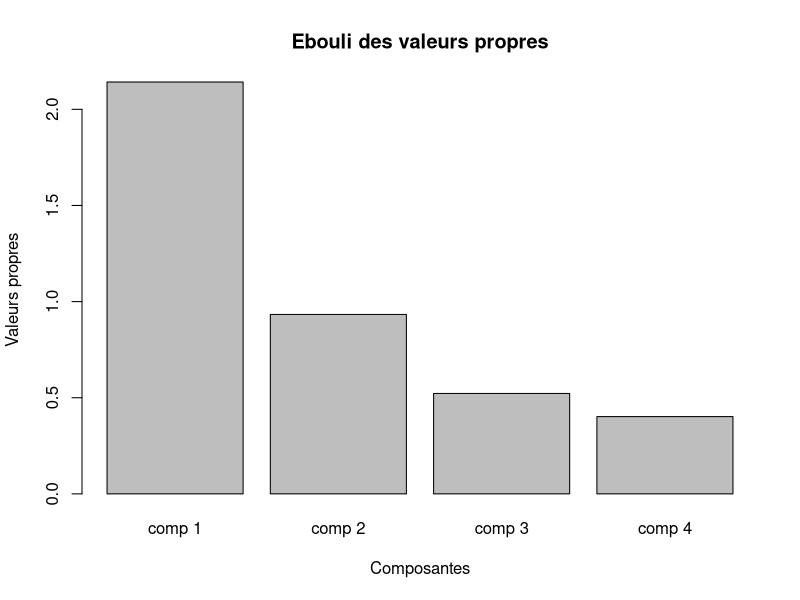
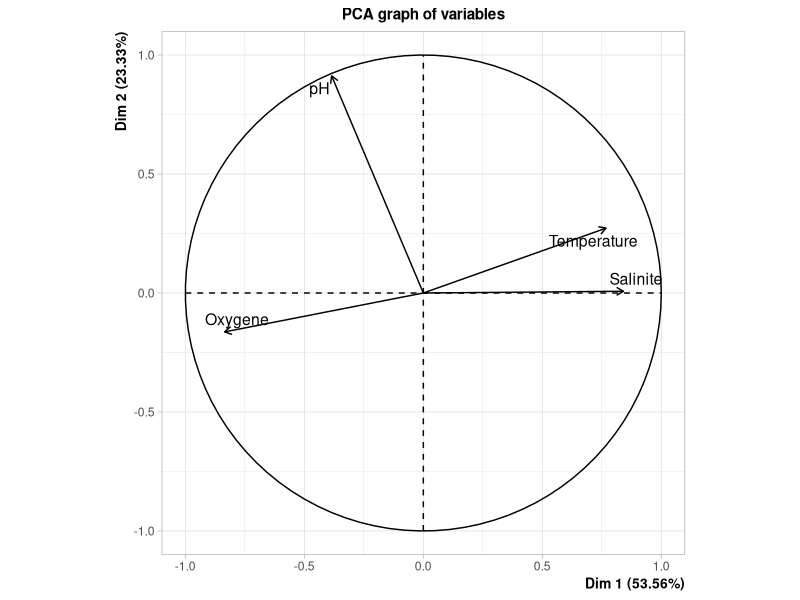
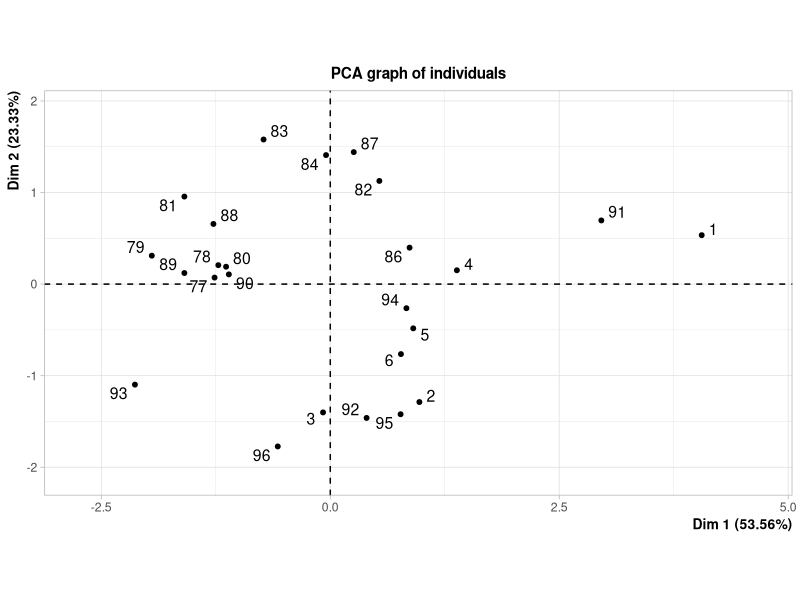
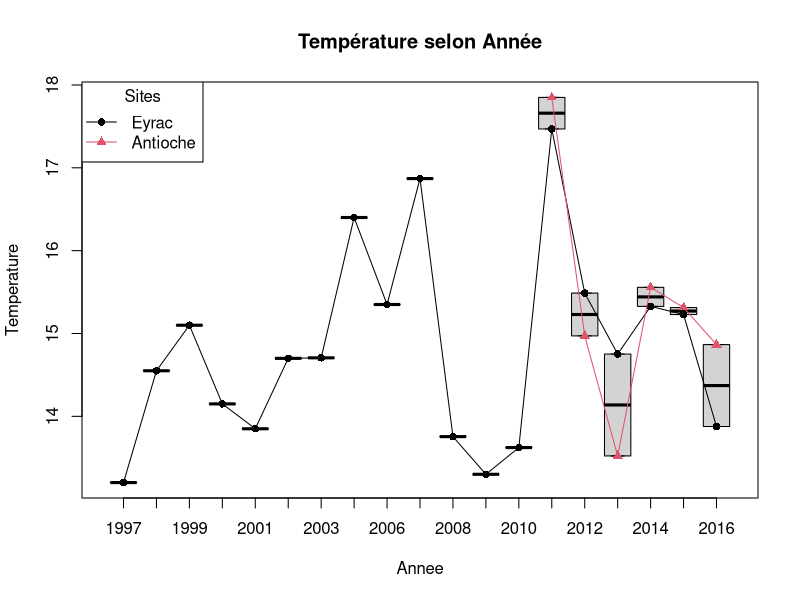
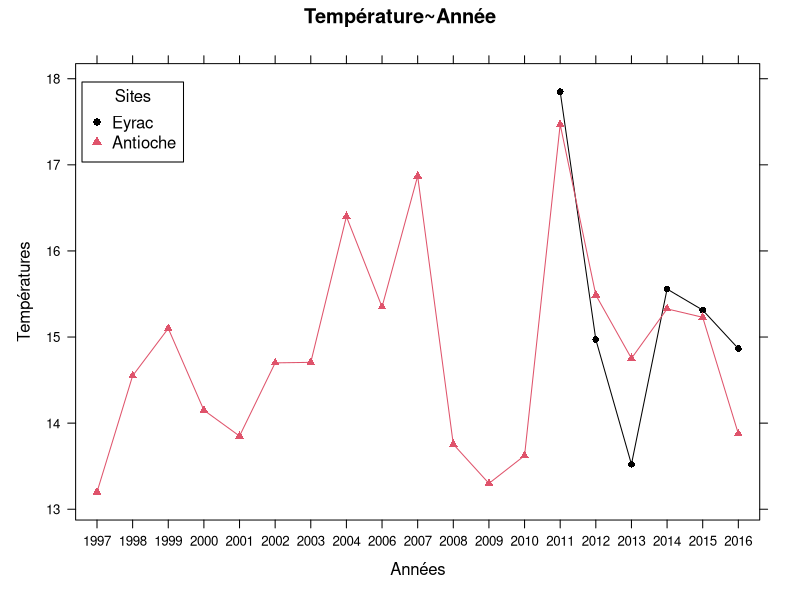

Write R code to recreate these figures, in order.
#######################
# Authors:
# Tristan FRANCES
# Antoine KOURMANALIEVA
# Mercia NGOMA KOMB
#######################

setwd("~/Bureau/m2/s3/stat/project/script/")
######################################
# Imporation des données : paramètres mesurés selon mois et selon année
######################################

mois<-read.csv("bdd_mois_somlit.csv", header = T,  dec = ".")
annee<-read.csv("bdd_annee_somlit.csv", header = T,  dec = ".")

#############
# Traitement des données pour l'Analyse multivariée ACP
#############
str(annee)
summary(annee)

# exemple d'ACP pour Antioche et Eyrac pour paramètre pH, température, Sallinité et Oxygene 

# choix des paramètres(select) et de l'année/site
data0<-subset(annee, NOM_SITE=="Antioche" | NOM_SITE=="Eyrac", select = c("pH","Temperature", "Salinite", "Oxygene"))
data0<-na.omit(data0)

data<-subset(annee, NOM_SITE=="Antioche" | NOM_SITE=="Eyrac", select = c("Annee","NOM_SITE","pH","Temperature", "Salinite", "Oxygene")) # utile pour la représentation graphique
data<-na.omit(data)

# nb_na<-sum(is.na(annee)) # Calculer nombre de NA présent dans le sous ensemble
# c("Il y a", nb_na,"NA")

#############
# Transformation des paramètres année et mois en facteur (pour une représentation utilisant s.class)
#############

data$Annee<-as.factor(data$Annee)
# mois$Annee<-as.factor(mois$Annee); mois$Mois<-as.factor(mois$Mois)

#############
# Réalisation de l'ACP
#############

library(FactoMineR)
?PCA
ACP<-PCA(scale(data0), scale.unit = TRUE, graph= FALSE)
round(ACP$eig,2)
barplot(ACP$eig[,1], main="Ebouli des valeurs propres", xlab = "Composantes", ylab="Valeurs propres")
100/ncol(data) #contrib min
round(ACP$var$contrib[,1:2],2 )
round (ACP$var$cos2[,1] + ACP$var$cos2[,2],2) # Somme des cos2 des variables pour deux axes gardés
coordP<-round(ACP$var$coord[,1:2],2);coordP #Coordonnées sur le cercle de corrélation
coordS<-round(ACP$ind$coord[,1:2],2);coordS #Coordonnées des stations

par(mfrow=c(1,2))
plot(ACP,choix="var",axes= c(1,2))
plot(ACP,choix="ind",axes= c(1,2))

#library(ade4)
#s.class(ACP$ind$coord[,c(1,2)] , fac=data$NOM_SITE, col=c(1:20) )
#s.class(ACP$ind$coord[,c(1,2)] , fac=data$Annee, col=c(1:20) )


###############
# Représentations graphiques avec plot ou xyplot
###############

par(mfrow=c(1,1))
plot(Temperature~Annee, data=data, type = "n", main = "Température selon Année")
with(subset(data, NOM_SITE=="Eyrac"), c(lines(Annee, Temperature, col = 1), points(Annee, Temperature, col = 1, pch = 16)))
with(subset(data, NOM_SITE=="Antioche"), c(lines(Annee, Temperature, col = 2), points(Annee, Temperature, col = 2, pch = 17)))
legend("topleft", legend=c("Eyrac", "Antioche"), col=c(1:2), pch = c(16,17), lty = 1, title = "Sites")

library(lattice)
# /!\ Problème de légende
xyplot(Temperature~Annee, groups = NOM_SITE, data=data, type = "b", main="Température~Année", xlab="Années", ylab="Températures", col=c(1:2), pch=c(16:17))
legend("topleft", legend=c("Eyrac", "Antioche"), col=c(1:2), pch = c(16:17), title = "Sites")
